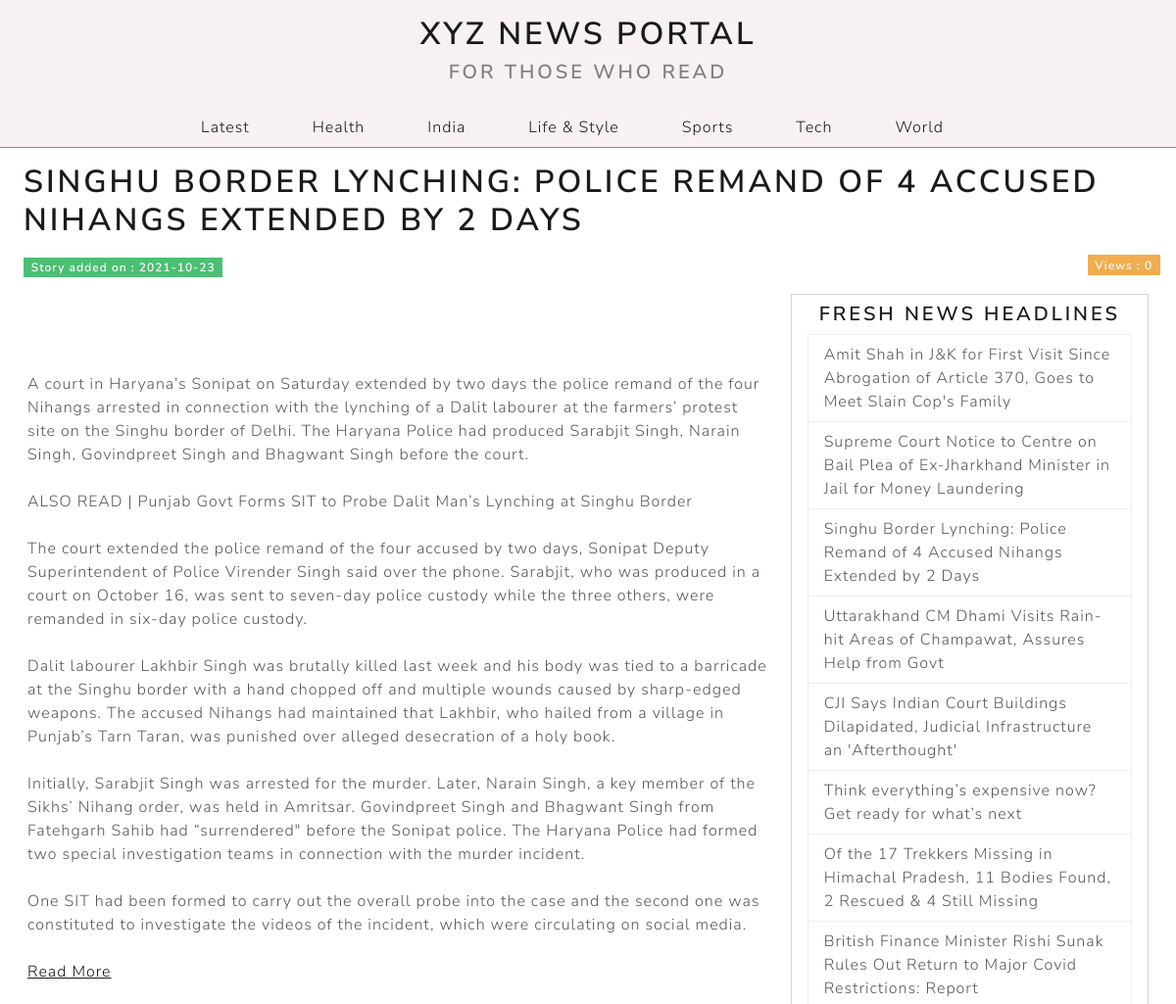
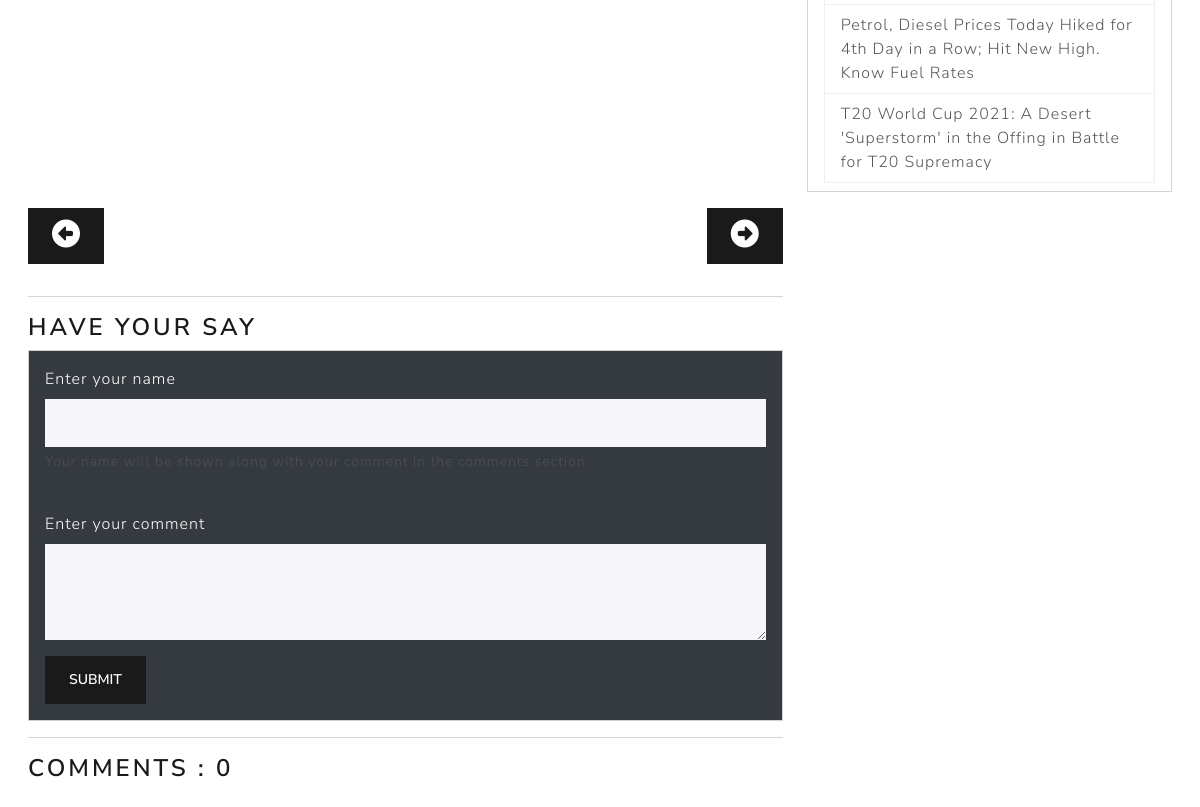
Screenshot of /post.php?id=17 with the database file from the repository (2 pictures, top to bottom).
### tables this page shows
CREATE TABLE `article` (
  `article_id` int(11) NOT NULL,
  `article_title_img` text NOT NULL,
  `article_title` text NOT NULL,
  `article_category` text NOT NULL,
  `article_desc` text NOT NULL,
  `article_visit` int(11) NOT NULL DEFAULT 0,
  `admin_id` int(11) NOT NULL,
  `article_img1` text DEFAULT '',
  `article_img2` text DEFAULT '',
  `article_img3` text DEFAULT '',
  `article_status` int(11) NOT NULL DEFAULT 1,
  `article_date` date NOT NULL DEFAULT current_timestamp()
);

### post.php (the view, shortened to what this page needs)
<?php
    require('./config/db.php');
    $id = mysqli_real_escape_string($conn, $_GET['id']);
    $query = 'select * from article where article_id='.$id;
    $query_titles = "SELECT * FROM article WHERE article_status = 1 ORDER BY article_id DESC LIMIT 10";
    $query_allCategories = "select distinct article_category from article order by article_category";
    $query_comments = "select * from comment where (article_id = '$id' and comment_status = '1') order by comment_id desc";
    $results = mysqli_query($conn,$query);
    $results_titles = mysqli_query($conn,$query_titles);
    $results_allCategories = mysqli_query($conn,$query_allCategories);
    $results_comments = mysqli_query($conn,$query_comments);
    $post = mysqli_fetch_assoc($results);
    $titles = mysqli_fetch_all($results_titles,MYSQLI_ASSOC);
    $allCategories = mysqli_fetch_all($results_allCategories,MYSQLI_ASSOC);
    $comments = mysqli_fetch_all($results_comments,MYSQLI_ASSOC);
    $next = mysqli_fetch_assoc(mysqli_query($conn,"select min(article_id) from article where article_id>$id"));
    $previous = mysqli_fetch_assoc(mysqli_query($conn,"select max(article_id) from article where article_id<$id"));
?>
<!DOCTYPE html>
<html lang="en">
<head>
    <link rel="stylesheet" href="css/main.css">
    <link rel="stylesheet" href="https://bootswatch.com/5/lux/bootstrap.css">
    <link rel="stylesheet" href="./css/post.css">
</head>
<body>
    <div class="header">
        <div class="container-fluid">
            <a href="index.php" id="banner">
                <div id="banner" class="text-center py-3">
                    <h1>XYZ News Portal</h1>
                    <h4 class="text-muted">For those who read</h4>
                </div>
            </a>
            <div class="container-md">
                <ul class="nav nav-pills justify-content-center">
                    <li class="nav-item">
                    <a class="nav-link" href="index.php">Latest</a>
                    </li>
                    <?php foreach($allCategories as $cat): ?>
                        <li class="nav-item">
                        <a class="nav-link" href="categorizedPosts.php?category=<?php echo $cat['article_category']; ?>"><?php echo $cat['article_category']; ?></a>
                        </li>
                    <?php endforeach; ?>
                </ul>
            </div>
        </div>
    </div>
    <div class="main-content container-lg-12 mx-3">
        <h1 class="mx-2 pt-3"> <?php echo $post['article_title']; ?></h1>
        <div class="container-lg-12 main-container mx-0">
            <div class="row my-3">
                <div class="col-sm-6">
                    <span class="mx-2 badge bg-success">Story added on : <?php echo $post['article_date'];?></span>
                </div>
                <div class="col-sm-6">
                    <span style="float:right;" class="mx -2 badge bg-warning">Views : <?php echo $post['article_visit'];?></span>
                </div>
            </div>
            <div class="row mx-0 my-3">
                <div class="col-lg-8 my-2">
                    <div class="text-center mb-5"><img src="admin/assets/upload/article/<?php echo $post['article_title_img']?>" alt="" class="img-fluid"></div>
                    <p><?php echo $post['article_desc'] ; ?></p>
                </div>
                <div class="col-lg-4 mx-auto">
                    <div class=" border border-secondary search-box p-2">
                        <h4 class="text-center">Fresh News headlines</h4>
                        <div class="list-group mx-2">
                        <?php foreach($titles as $title) : ?>
                        <a href="post.php?id=<?php echo $title['article_id']; ?>" class="list-group-item list-group-item-action news-headline-links"><?php echo $title['article_title'];?></a>
                        <?php endforeach; ?>
                        </div>
                    </div>
                </div>
            </div>
            <div class="row mx-0 my-3">
                <div class="col-md-8">
                    <div class="row">
                        <div class="col-sm-6">
                            <?php if($previous['max(article_id)'] != NULL):?>
                                <a href="post.php?id=<?php echo $previous['max(article_id)'];?>"><button type="button" class="btn btn-primary" id="previous-btn"><i class="fas fa-2x fa-arrow-alt-circle-left"></i></button></a>
                            <?php endif;?>
                        </div>
                        <div class="col-sm-6">
                            <?php if($next['min(article_id)'] != NULL):?>
                                <a href="post.php?id=<?php echo $next['min(article_id)'];?>"><button style="float:right;" type="button" class="btn btn-primary" id="previous-btn"><i class="fas fa-2x fa-arrow-alt-circle-right"></i></button></a>
                            <?php endif;?>
                        </div>
                    </div>
                </div>
            </div>
            <div class="row mx-0 my-3">
                <div class="col-md-8">
                    <hr>
                    <h3>Have your say</h3>
                     <div class="card">
                        <div class="card-body text-white bg-dark">
                            <form action="<?php $_SERVER['PHP_SELF'];?>" method="post">
                                <div class="mb-3">
                                    <label for="inputName" class="form-label">Enter your name</label>
                                    <input type="text" class="form-control" name="commenter_name" id="inputName" aria-describedby="emailHelp">
                                    <div id="emailHelp" class="form-text">Your name will be shown along with your comment in the comments section.</div>
                                </div>
                                <div class=" mb-3 form-group">
                                <label for="exampleTextarea" class="form-label mt-4">Enter your comment</label>
                                <textarea class="form-control" name="comment" id="exampleTextarea" rows="3"></textarea>
                                </div>
                                <button type="submit" name="submit" class="btn btn-primary">Submit</button>
                            </form>
                        </div>
                     </div>
                     <hr>
                    <h3>Comments : <?php echo count($comments);?></h3>
                </div>
            </div>
        </div>
    </div>
</body>
</html>

### css/main.css (style rules this page uses)
body { background-color: #eee; }
.header { background-color: rgba(247, 241, 241, 0.986); border-bottom: 1px solid rgba(0, 0, 0, 0.425); }
.search-box { position: -webkit-sticky; position: sticky; top: 10px; }
#banner { text-decoration: none; }

### css/post.css (style rules this page uses)
body { overflow-x: hidden; transition: all ease-in-out 1s; }

### rows the page displays
article: article_title "SINGHU BORDER LYNCHING: POLICE REMAND OF 4 ACCUSED NIHANGS EXTENDED BY 2 DAYS", article_date "2021-10-23", article_visit "0", article_desc "A court in Haryana’s Sonipat on Saturday extended by two days the police remand of the four Nihangs arrested in connection with the lynching of a Dalit labourer at the farmers’ protest site on the Singhu border of Delhi. The Haryana Police had produced Sarabjit Singh, Narain Singh, Govindpreet Singh and Bhagwant Singh before the court. ALSO READ | Punjab Govt Forms SIT to Probe Dalit Man’s Lynching at Singhu Border The court extended the police remand of the four accused by two days, Sonipat Deputy Superintendent of Police Virender Singh said over the phone. Sarabjit, who was produced in a court on October 16, was sent to seven-day police custody while the three others, were remanded in…", article_title "Singhu Border Lynching: Police Remand of 4 Accused Nihangs Extended by 2 Days"
article: article_title "Amit Shah in J&K for First Visit Since Abrogation of Article 370, Goes to Meet Slain Cop's Family"
article: article_title "Supreme Court Notice to Centre on Bail Plea of Ex-Jharkhand Minister in Jail for Money Laundering"
article: article_title "Uttarakhand CM Dhami Visits Rain-hit Areas of Champawat, Assures Help from Govt"
article: article_title "CJI Says Indian Court Buildings Dilapidated, Judicial Infrastructure an 'Afterthought'"
article: article_title "Think everything’s expensive now? Get ready for what’s next"
article: article_title "Of the 17 Trekkers Missing in Himachal Pradesh, 11 Bodies Found, 2 Rescued & 4 Still Missing"
article: article_title "British Finance Minister Rishi Sunak Rules Out Return to Major Covid Restrictions: Report"
article: article_title "Petrol, Diesel Prices Today Hiked for 4th Day in a Row; Hit New High. Know Fuel Rates"
article: article_title "T20 World Cup 2021: A Desert 'Superstorm' in the Offing in Battle for T20 Supremacy"

### other values shown
$cat['article_category'] "Health"
$cat['article_category'] "India"
$cat['article_category'] "Life & Style"
$cat['article_category'] "Sports"
$cat['article_category'] "Tech"
$cat['article_category'] "World"
count($comments) "0"
